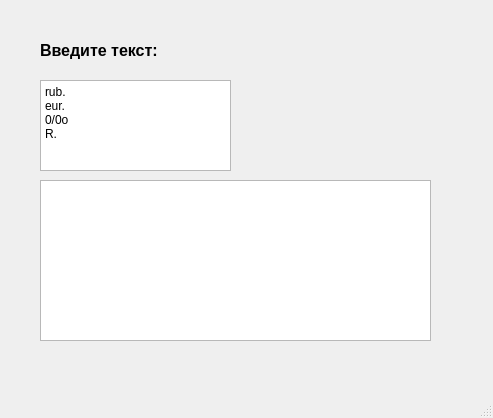
<?xml version="1.0" encoding="UTF-8"?>
<ui version="4.0">
 <class>MainWindow</class>
 <widget class="QMainWindow" name="MainWindow">
  <property name="geometry">
   <rect>
    <x>0</x>
    <y>0</y>
    <width>493</width>
    <height>418</height>
   </rect>
  </property>
  <property name="windowTitle">
   <string>MainWindow</string>
  </property>
  <widget class="QWidget" name="centralwidget">
   <widget class="QPlainTextEdit" name="plainTextEdit">
    <property name="geometry">
     <rect>
      <x>40</x>
      <y>180</y>
      <width>391</width>
      <height>161</height>
     </rect>
    </property>
   </widget>
   <widget class="QLabel" name="label">
    <property name="geometry">
     <rect>
      <x>40</x>
      <y>30</y>
      <width>211</width>
      <height>41</height>
     </rect>
    </property>
    <property name="font">
     <font>
      <pointsize>12</pointsize>
      <bold>true</bold>
     </font>
    </property>
    <property name="text">
     <string>Введите текст:</string>
    </property>
   </widget>
   <widget class="QTextBrowser" name="textBrowser">
    <property name="geometry">
     <rect>
      <x>40</x>
      <y>80</y>
      <width>191</width>
      <height>91</height>
     </rect>
    </property>
    <property name="html">
     <string>&lt;!DOCTYPE HTML PUBLIC &quot;-//W3C//DTD HTML 4.0//EN&quot; &quot;http://www.w3.org/TR/REC-html40/strict.dtd&quot;&gt;
&lt;html&gt;&lt;head&gt;&lt;meta name=&quot;qrichtext&quot; content=&quot;1&quot; /&gt;&lt;meta charset=&quot;utf-8&quot; /&gt;&lt;style type=&quot;text/css&quot;&gt;
p, li { white-space: pre-wrap; }
hr { height: 1px; border-width: 0; }
li.unchecked::marker { content: &quot;\2610&quot;; }
li.checked::marker { content: &quot;\2612&quot;; }
&lt;/style&gt;&lt;/head&gt;&lt;body style=&quot; font-family:'Segoe UI'; font-size:9pt; font-weight:400; font-style:normal;&quot;&gt;
&lt;p style=&quot; margin-top:0px; margin-bottom:0px; margin-left:0px; margin-right:0px; -qt-block-indent:0; text-indent:0px;&quot;&gt;rub.&lt;/p&gt;
&lt;p style=&quot; margin-top:0px; margin-bottom:0px; margin-left:0px; margin-right:0px; -qt-block-indent:0; text-indent:0px;&quot;&gt;eur.&lt;/p&gt;
&lt;p style=&quot; margin-top:0px; margin-bottom:0px; margin-left:0px; margin-right:0px; -qt-block-indent:0; text-indent:0px;&quot;&gt;0/0o&lt;/p&gt;
&lt;p style=&quot; margin-top:0px; margin-bottom:0px; margin-left:0px; margin-right:0px; -qt-block-indent:0; text-indent:0px;&quot;&gt;R.&lt;/p&gt;&lt;/body&gt;&lt;/html&gt;</string>
    </property>
   </widget>
  </widget>
  <widget class="QMenuBar" name="menubar">
   <property name="geometry">
    <rect>
     <x>0</x>
     <y>0</y>
     <width>493</width>
     <height>26</height>
    </rect>
   </property>
  </widget>
  <widget class="QStatusBar" name="statusbar"/>
 </widget>
 <resources/>
 <connections/>
</ui>
